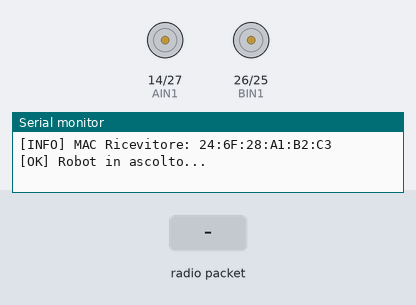
Bench run of a sketch on a simulated ESP32. On the bench: motor-driver pin pairs drawn as motors (green arrow = first pin HIGH = forward, orange = second pin HIGH = backward, longer = more drive), the last lines printed to the serial monitor. The test bench sets the inputs (shaded band).

Above: at 1.3 s.
1.4 s: radio packet "F" arrives
At 2.0 s:
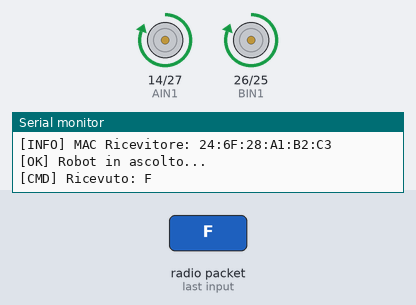
2.9 s: radio packet "B" arrives
At 4.1 s:
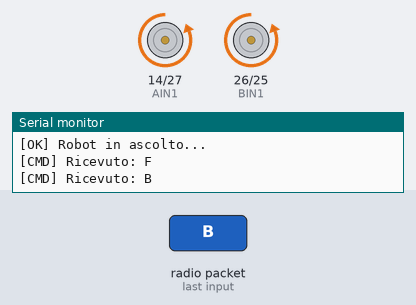
4.4 s: radio packet "L" arrives
At 5.4 s:
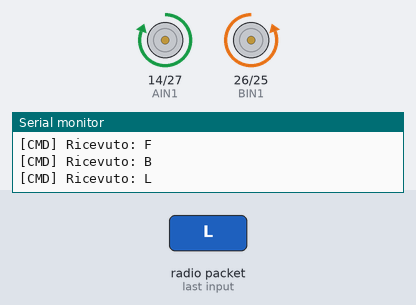
5.9 s: radio packet "R" arrives
At 6.6 s:
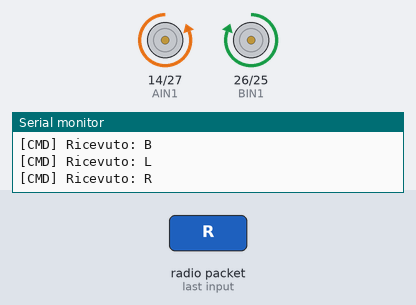
Timing chart, 0 to 8.4 s (numbered marks = the images above; inputs shaded):
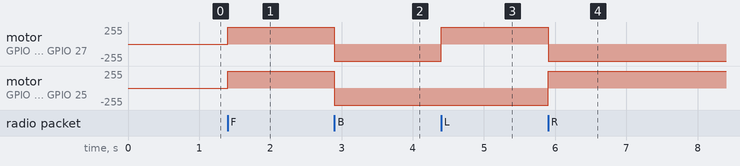

The sketch:

sketch_mar17b.ino
```cpp
// esp32_robot.ino — DRV8833
#include <esp_now.h>
#include <WiFi.h>

// ========== CONFIGURAZIONE PIN DRV8833 ==========
#define SLEEP 32   // SLEEP — HIGH = driver attivo

// Motore A (ruota sinistra)
#define AIN1  14   // IN1 modulo
#define AIN2  27   // IN2 modulo

// Motore B (ruota destra)
#define BIN1  26   // IN3 modulo
#define BIN2  25   // IN4 modulo

#define VELOCITA           255   // 0–255
#define VELOCITA_ROTAZIONE 255   // 0–255
#define TRIM_SINISTRA    1.00f
#define TRIM_DESTRA      1.00f

// ========== FUNZIONI MOTORI ==========
// DRV8833: PWM su primo pin + LOW su secondo = avanti
//          LOW su primo + PWM su secondo    = indietro
//          LOW, LOW                         = coast (libero)
//          HIGH, HIGH                       = brake (freno attivo)

void stopMotori() {
    analogWrite(AIN1, 0); analogWrite(AIN2, 0);
    analogWrite(BIN1, 0); analogWrite(BIN2, 0);
}

void avanti() {
    analogWrite(AIN1, (int)(VELOCITA * TRIM_SINISTRA)); analogWrite(AIN2, 0);
    analogWrite(BIN1, (int)(VELOCITA * TRIM_DESTRA));   analogWrite(BIN2, 0);
}

void indietro() {
    analogWrite(AIN1, 0); analogWrite(AIN2, (int)(VELOCITA * TRIM_SINISTRA));
    analogWrite(BIN1, 0); analogWrite(BIN2, (int)(VELOCITA * TRIM_DESTRA));
}

void rotazioneSinistra() {
    analogWrite(AIN1, (int)(VELOCITA_ROTAZIONE * TRIM_SINISTRA)); analogWrite(AIN2, 0);
    analogWrite(BIN1, 0); analogWrite(BIN2, (int)(VELOCITA_ROTAZIONE * TRIM_DESTRA));
}

void rotazioneDestra() {
    analogWrite(AIN1, 0); analogWrite(AIN2, (int)(VELOCITA_ROTAZIONE * TRIM_SINISTRA));
    analogWrite(BIN1, (int)(VELOCITA_ROTAZIONE * TRIM_DESTRA)); analogWrite(BIN2, 0);
}

// ========== ESP-NOW CALLBACK ==========
void onDataRecv(const esp_now_recv_info_t *info, const uint8_t *data, int len) {
    if (len < 1) return;
    char cmd = (char)data[0];

    Serial.print("[CMD] Ricevuto: "); Serial.println(cmd);

    switch (cmd) {
        case 'F': avanti();            break;
        case 'B': indietro();          break;
        case 'L': rotazioneSinistra(); break;
        case 'R': rotazioneDestra();   break;
        case 'S': stopMotori();        break;
        default:  Serial.println("[WARN] Comando sconosciuto"); break;
    }

    // Serial2.write(cmd);  // ← decommenta per forwardare all'Arduino R4
}

// ========== SETUP ==========
void setup() {
    Serial.begin(115200);

    pinMode(SLEEP, OUTPUT);
    pinMode(AIN1, OUTPUT); pinMode(AIN2, OUTPUT);
    pinMode(BIN1, OUTPUT); pinMode(BIN2, OUTPUT);

    digitalWrite(SLEEP, HIGH);  // Abilita il driver
    stopMotori();

    WiFi.mode(WIFI_STA);
    WiFi.disconnect();
    delay(100);

    Serial.print("[INFO] MAC Ricevitore: ");
    Serial.println(WiFi.macAddress());  // ← COPIA QUESTO nel trasmettitore!

    if (esp_now_init() != ESP_OK) {
        Serial.println("[ERRORE] ESP-NOW non inizializzato");
        return;
    }
    esp_now_register_recv_cb(onDataRecv);
    Serial.println("[OK] Robot in ascolto...");
}

void loop() {
    // Tutto gestito nel callback ESP-NOW
}
```

Measured:
- after the input at 1.4 s, motor on GPIO 14 (AIN1) / GPIO 27 (AIN2), motor on GPIO 26 (BIN1) / GPIO 25 (BIN2): stopped → forward 255/255 at once
- after the input at 2.9 s, motor on GPIO 14 (AIN1) / GPIO 27 (AIN2), motor on GPIO 26 (BIN1) / GPIO 25 (BIN2): forward 255/255 → backward 255/255 at once
- after the input at 4.4 s, motor on GPIO 14 (AIN1) / GPIO 27 (AIN2): backward 255/255 → forward 255/255 at once
- after the input at 5.9 s, motor on GPIO 14 (AIN1) / GPIO 27 (AIN2): forward 255/255 → backward 255/255 at once; motor on GPIO 26 (BIN1) / GPIO 25 (BIN2): backward 255/255 → forward 255/255 at once
